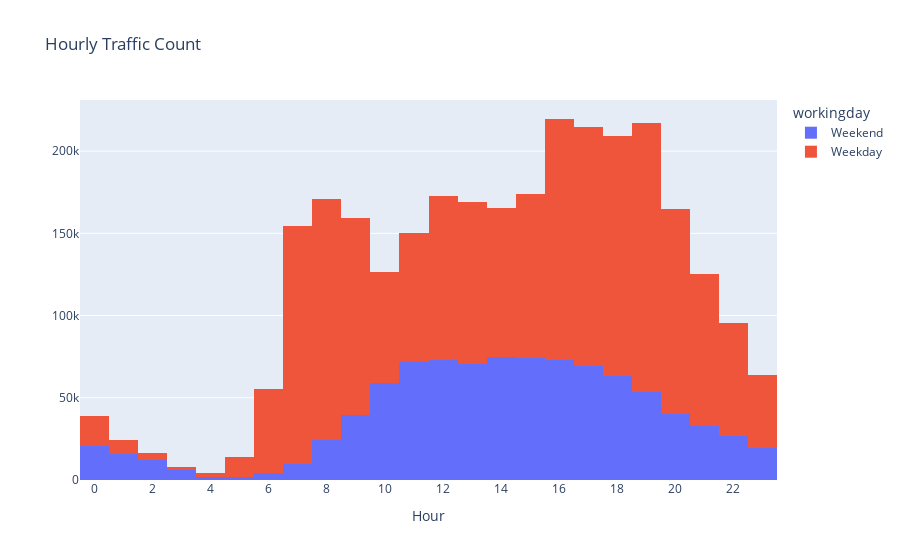

Write notebook code for a chart like this one.
### Markdown cell above
### Pertanyaan 1: Apakah pada hari kerja atau akhir pekan/hari libur terdapat perbedaan jumlah sepeda yang disewa?

### Code cell
hourly_traffic = hour[['hr','cnt','workingday']]
hourly_traffic.columns = ['hour','count','workingday']
day_cat= {1: 'Weekday', 0: 'Weekend'}
hourly_traffic['workingday'] = hourly_traffic['workingday'].map(day_cat)


fig = px.histogram(hourly_traffic, 
             x='hour', 
             y='count', 
             color='workingday', 
             title='Hourly Traffic Count')
fig.update_layout(
  xaxis_title="Hour",
  yaxis_title=None,
)
fig.update_xaxes(tickvals=list(range(0, 25, 2)))
# Show the figure
fig.show()

### Figure 1 — Plotly figure (JSON) as saved in the notebook; plotly's stock layout.template omitted (floating-point values rounded to 4 significant figures; data arrays with more than 128 entries replaced by an {"elided": "..."} marker saying what was removed)
{"data": [{"alignmentgroup": "True", "bingroup": "x", "histfunc": "sum", "hovertemplate": "workingday=Weekend<br>hour=%{x}<br>sum of count=%{y}<extra></extra>", "legendgroup": "Weekend", "marker": {"color": "#636efa", "pattern": {"shape": ""}}, "name": "Weekend", "offsetgroup": "Weekend", "orientation": "v", "showlegend": true, "type": "histogram", "x": {"elided": "5423 int values"}, "xaxis": "x", "y": {"elided": "5423 int values"}, "yaxis": "y"}, {"alignmentgroup": "True", "bingroup": "x", "histfunc": "sum", "hovertemplate": "workingday=Weekday<br>hour=%{x}<br>sum of count=%{y}<extra></extra>", "legendgroup": "Weekday", "marker": {"color": "#EF553B", "pattern": {"shape": ""}}, "name": "Weekday", "offsetgroup": "Weekday", "orientation": "v", "showlegend": true, "type": "histogram", "x": {"elided": "11451 int values"}, "xaxis": "x", "y": {"elided": "11451 int values"}, "yaxis": "y"}], "layout": {"barmode": "relative", "legend": {"title": {"text": "workingday"}, "tracegroupgap": 0}, "title": {"text": "Hourly Traffic Count"}, "xaxis": {"anchor": "y", "domain": [0, 1], "tickvals": [0, 2, 4, 6, 8, 10, 12, 14, 16, 18, 20, 22, 24], "title": {"text": "Hour"}}, "yaxis": {"anchor": "x", "domain": [0, 1], "title": {}}}}
